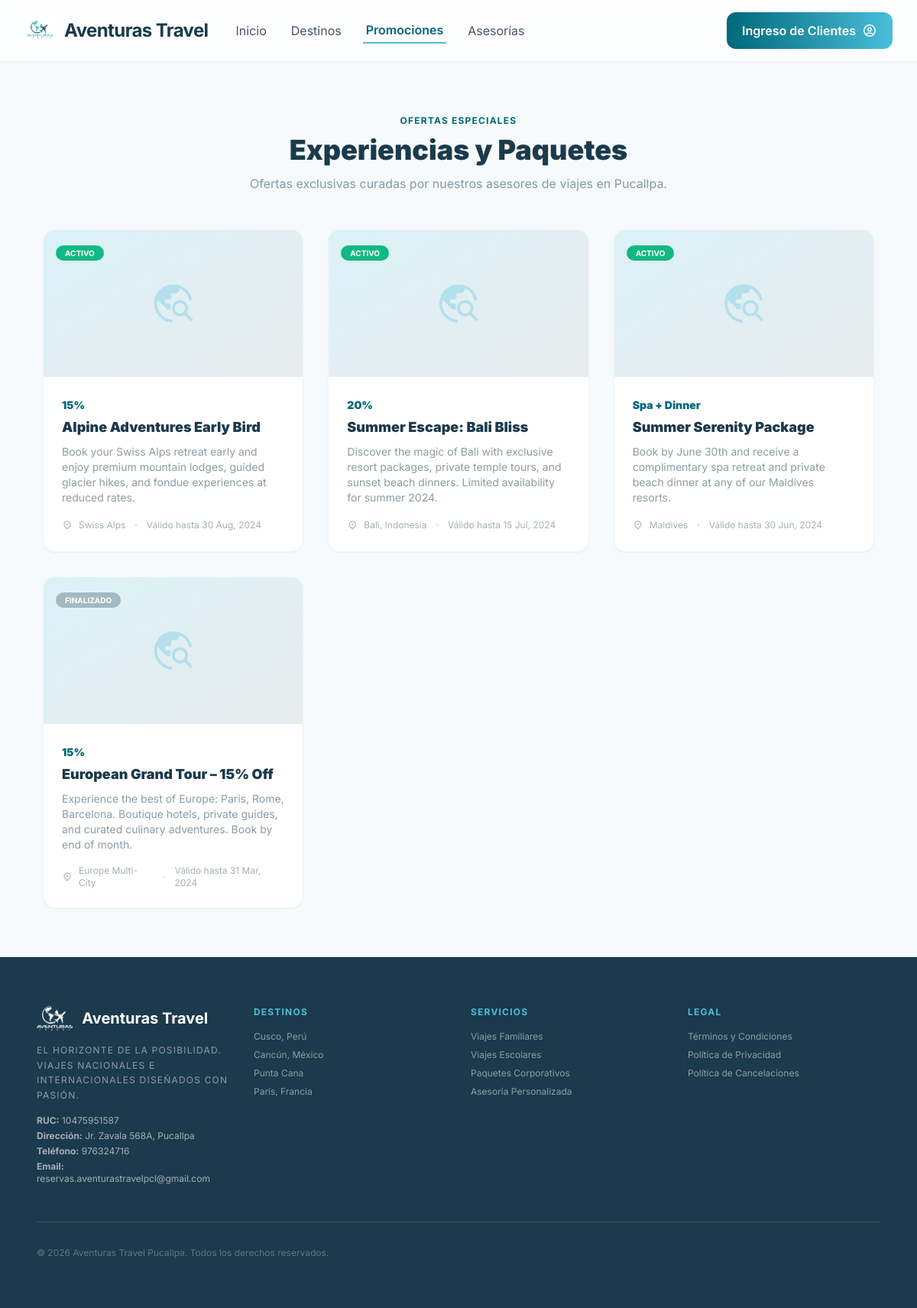
Page /promotions on the committed database.
### tables this page shows
CREATE TABLE `promociones` (
    `id` INT UNSIGNED AUTO_INCREMENT PRIMARY KEY,
    `titulo` VARCHAR(200) NOT NULL,
    `descripcion` TEXT NOT NULL,
    `imagen` VARCHAR(255) DEFAULT NULL,
    `destino` VARCHAR(200) DEFAULT NULL,
    `descuento` VARCHAR(50) DEFAULT NULL,
    `fecha_inicio` DATE NOT NULL,
    `fecha_fin` DATE NOT NULL,
    `activa` TINYINT(1) NOT NULL DEFAULT 1,
    `created_at` TIMESTAMP DEFAULT CURRENT_TIMESTAMP,
    `updated_at` TIMESTAMP DEFAULT CURRENT_TIMESTAMP ON UPDATE CURRENT_TIMESTAMP,
    INDEX `idx_activa` (`activa`),
    INDEX `idx_fechas` (`fecha_inicio`, `fecha_fin`)
);

### app/controllers/HomeController.php (called while the page is built, shortened)
<?php
class HomeController extends Controller {
    public function promotions(): void {
        $promocionModel = new Promocion();
        $promociones = $promocionModel->all('fecha_fin DESC');
        $data = [
            'title'       => 'Promociones - Aventuras Travel',
            'promociones' => $promociones,
        ];
        $this->render('home/promotions', $data);
    }
}

### public/index.php (called while the page is built, shortened)
<?php
spl_autoload_register(function ($class) {
    $paths = [
        BASE_PATH . '/core/',
        BASE_PATH . '/app/controllers/',
        BASE_PATH . '/app/controllers/api/',
        BASE_PATH . '/app/models/',
        BASE_PATH . '/app/middlewares/',
        BASE_PATH . '/app/services/',
    ];
    foreach ($paths as $path) {
        $file = $path . $class . '.php';
        if (file_exists($file)) {
            return;
        }
    }
});
Router::dispatch();

### core/Database.php (called while the page is built, shortened)
<?php
class Database {
    private static $instance = null;
    private $pdo;
    private function __construct() {
        $host = 'localhost';
        $dbname = 'aventuras';
        $username = 'root';
        $password = '';
        $charset = 'utf8mb4';
        $dsn = "mysql:host={$host};dbname={$dbname};charset={$charset}";
        $options = [
            PDO::ATTR_ERRMODE            => PDO::ERRMODE_EXCEPTION,
            PDO::ATTR_DEFAULT_FETCH_MODE => PDO::FETCH_ASSOC,
            PDO::ATTR_EMULATE_PREPARES   => false,
        ];
        try {
            $this->pdo = new PDO($dsn, $username, $password, $options);
            $this->pdo->exec("SET NAMES utf8mb4");
        } catch (PDOException $e) {
            throw new RuntimeException("Error de conexión a la base de datos: " . $e->getMessage());
        }
    }
    public static function getInstance(): self {
        if (self::$instance === null) {
            self::$instance = new self();
        }
        return self::$instance;
    }
    public function query(string $sql, array $params = []): PDOStatement {
        try {
            $stmt = $this->pdo->prepare($sql);
            $stmt->execute($params);
            return $stmt;
        } catch (Exception $e) {
            $msg = "[Database::query] SQL Error: " . $e->getMessage() . "\nSQL: " . $sql . "\nParams: " . json_encode($params);
            error_log($msg);
            if (php_sapi_name() === 'cli') {
                echo $msg . "\n";
            }
            throw $e;
        }
    }
    public function fetchAll(string $sql, array $params = []): array {
        $stmt = $this->query($sql, $params);
        return $stmt->fetchAll();
    }
}

### core/Model.php (called while the page is built, shortened)
<?php
class Model {
    protected $db;
    protected $table;
    public function __construct() {
        $this->db = Database::getInstance();
    }
    public function all(string $orderBy = 'id DESC', int $limit = 100): array {
        return $this->db->fetchAll(
            "SELECT * FROM {$this->table} ORDER BY {$orderBy} LIMIT ?",
            [$limit]
        );
    }
}

### app/views/home/promotions.php (the view, shortened to what this page needs)
<?php $promociones = $promociones ?? []; ?>
<section class="px-8 py-16 max-w-6xl mx-auto">
    <div class="text-center mb-12">
        <span class="text-xs font-bold uppercase tracking-widest text-turquesa-dark">Ofertas Especiales</span>
        <h1 class="text-4xl font-black text-petroleo mt-2 mb-3">Experiencias y Paquetes</h1>
        <p class="text-petroleo/50 max-w-xl mx-auto">Ofertas exclusivas curadas por nuestros asesores de viajes en Pucallpa.</p>
    </div>
    <?php if (!empty($promociones)): ?>
    <div class="grid grid-cols-1 md:grid-cols-2 lg:grid-cols-3 gap-8">
        <?php foreach ($promociones as $p): ?>
        <div class="bg-white rounded-2xl overflow-hidden border border-petroleo/5 shadow-sm hover:shadow-xl transition-all group">
            <div class="h-48 bg-gradient-to-br from-turquesa/20 to-petroleo/10 relative overflow-hidden">
                <div class="absolute inset-0 flex items-center justify-center">
                    <span class="material-symbols-outlined text-6xl text-turquesa/30 group-hover:scale-110 transition-transform">travel_explore</span>
                </div>
                <div class="absolute top-4 left-4">
                    <span class="<?= ($p['activa'] ?? false) ? 'bg-emerald-500' : 'bg-petroleo/30' ?> text-white px-3 py-1 rounded-full text-[10px] font-bold uppercase">
                        <?= ($p['activa'] ?? false) ? 'ACTIVO' : 'FINALIZADO' ?>
                    </span>
                </div>
            </div>
            <div class="p-6">
                <?php if (!empty($p['descuento'])): ?>
                    <span class="text-turquesa-dark font-black text-sm"><?= htmlspecialchars($p['descuento']) ?></span>
                <?php endif; ?>
                <h3 class="text-lg font-black text-petroleo mt-1 mb-2"><?= htmlspecialchars($p['titulo'] ?? '') ?></h3>
                <p class="text-sm text-petroleo/50 mb-4"><?= htmlspecialchars($p['descripcion'] ?? '') ?></p>
                <div class="flex items-center gap-2 text-xs text-petroleo/40">
                    <span class="material-symbols-outlined text-sm">location_on</span>
                    <?= htmlspecialchars($p['destino'] ?? 'Varios destinos') ?>
                    <span class="mx-1">·</span>
                    Válido hasta <?= date('d M, Y', strtotime($p['fecha_fin'] ?? 'now')) ?>
                </div>
            </div>
        </div>
        <?php endforeach; ?>
    </div>
    <?php endif; ?>
</section>

### core/Router.php (shortened to what this page needs)
<?php
class Router {
    private static $routes = [];
    private static function addRoute(string $method, string $path, $handler, array $middleware): void {
        self::$routes[] = [
            'method'     => $method,
            'path'       => $path,
            'handler'    => $handler,
            'middleware'  => $middleware,
        ];
    }
    public static function dispatch(): void {
        $requestMethod = $_SERVER['REQUEST_METHOD'];
        $requestUri = self::getRequestUri();
        foreach (self::$routes as $route) {
            $pattern = self::convertToRegex($route['path']);
            if ($route['method'] === $requestMethod && preg_match($pattern, $requestUri, $matches)) {
                $params = array_filter($matches, 'is_string', ARRAY_FILTER_USE_KEY);
                $orderedParams = [];
                if (empty($orderedParams)) {
                    $orderedParams = array_values($params);
                }
                if (is_array($route['handler'])) {
                    [$controllerClass, $method] = $route['handler'];
                    $controller = new $controllerClass();
                    call_user_func_array([$controller, $method], $orderedParams);
                } elseif (is_callable($route['handler'])) {
                    call_user_func_array($route['handler'], $orderedParams);
                }
                return;
            }
        }
    }
    private static function getRequestUri(): string {
        $uri = parse_url($_SERVER['REQUEST_URI'], PHP_URL_PATH);
        $basePaths = ['/aventuras/public', '/aventuras'];
        foreach ($basePaths as $basePath) {
            if (strpos($uri, $basePath) === 0) {
                $uri = substr($uri, strlen($basePath));
                break;
            }
        }
        $uri = '/' . trim($uri, '/');
        return $uri === '' ? '/' : $uri;
    }
    private static function convertToRegex(string $path): string {
        $pattern = preg_replace('/\{(\w+)\}/', '(?P<$1>[^/]+)', $path);
        return '#^' . $pattern . '$#';
    }
    public static function url(string $path = ''): string {
        return '/aventuras' . $path;
    }
}

### core/Controller.php (shortened to what this page needs)
<?php
class Controller {
    protected function render(string $view, array $data = [], string $layout = 'main'): void {
        extract($data);
        $content = BASE_PATH . '/app/views/' . $view . '.php';
        include $content;
        $viewContent = ob_get_clean();
        $layoutFile = BASE_PATH . '/app/views/layouts/' . $layout . '.php';
        if (file_exists($layoutFile)) {
            include $layoutFile;
        } else {
            echo $viewContent;
        }
    }
}

### app/views/layouts/main.php (shortened to what this page needs)
<!DOCTYPE html>
<html lang="es">
<head>
    <script src="https://cdn.tailwindcss.com?plugins=forms,container-queries"></script>
    <link rel="stylesheet" href="<?= Router::url('/assets/css/styles.css') ?>">
</head>
<body class="bg-humo text-petroleo font-sans selection:bg-turquesa/30">
<?php
$currentUri = parse_url($_SERVER['REQUEST_URI'], PHP_URL_PATH);
$isHome = ($currentUri === '/aventuras/' || $currentUri === '/aventuras' || $currentUri === '/aventuras/public/' || $currentUri === '/aventuras/public');
$isDestinos = (strpos($currentUri, '/search') !== false);
$isPromociones = (strpos($currentUri, '/promotions') !== false);
$isAsesoria = (strpos($currentUri, '/asesoria') !== false);
$activeClass = 'text-turquesa-dark font-semibold border-b-2 border-turquesa px-1 py-1 transition-all';
$inactiveClass = 'text-slate-600 hover:text-turquesa-dark transition-all px-1 py-1';
?>
<header class="fixed top-0 w-full z-50 bg-white/80 backdrop-blur-md shadow-sm h-20 flex justify-between items-center px-8">
    <div class="flex items-center gap-8">
        <a href="<?= Router::url('/') ?>" class="flex items-center gap-3">
            <img src="/aventuras/img/a_color.png" alt="Logo" class="h-10">
            <span class="text-2xl font-bold text-petroleo tracking-tight">Aventuras Travel</span>
        </a>
        <nav class="hidden md:flex gap-6 items-center">
            <a href="<?= Router::url('/') ?>" class="<?= $isHome ? $activeClass : $inactiveClass ?>">Inicio</a>
            <a href="<?= Router::url('/search') ?>" class="<?= $isDestinos ? $activeClass : $inactiveClass ?>">Destinos</a>
            <a href="<?= Router::url('/promotions') ?>" class="<?= $isPromociones ? $activeClass : $inactiveClass ?>">Promociones</a>
            <a href="<?= Router::url('/asesoria') ?>" class="<?= $isAsesoria ? $activeClass : $inactiveClass ?>">Asesorías</a>
        </nav>
    </div>
    <div class="flex items-center gap-4">
        <a href="<?= Router::url('/login') ?>" class="flex items-center gap-2 bg-gradient-to-r from-turquesa-dark to-turquesa text-white font-semibold px-5 py-2.5 rounded-xl hover:shadow-lg transition-all active:scale-95">
            <span>Ingreso de Clientes</span>
            <span class="material-symbols-outlined text-xl">account_circle</span>
        </a>
    </div>
</header>
<main class="pt-20">
    <?= $viewContent ?>
</main>
<footer class="w-full bg-petroleo text-white mt-auto py-16 px-12">
    <div class="max-w-7xl mx-auto grid grid-cols-1 md:grid-cols-4 gap-8">
        <div>
            <div class="flex items-center gap-3 mb-4">
                <img src="/aventuras/img/sin_fondo.png" alt="Logo" class="h-8 brightness-0 invert">
                <h2 class="text-xl font-bold">Aventuras Travel</h2>
            </div>
            <p class="text-xs text-white/50 leading-relaxed uppercase tracking-widest">
                El horizonte de la posibilidad. Viajes nacionales e internacionales diseñados con pasión.
            </p>
            <div class="mt-4 text-xs text-white/60 space-y-1">
                <p><strong>RUC:</strong> 10475951587</p>
                <p><strong>Dirección:</strong> Jr. Zavala 568A, Pucallpa</p>
                <p><strong>Teléfono:</strong> 976324716</p>
                <p><strong>Email:</strong> reservas.aventurastravelpcl@gmail.com</p>
            </div>
        </div>
        <div>
            <h3 class="text-xs font-bold text-turquesa uppercase tracking-widest mb-4">Destinos</h3>
            <ul class="space-y-2 text-xs text-white/50">
                <li>Cusco, Perú</li>
                <li>Cancún, México</li>
                <li>Punta Cana</li>
                <li>París, Francia</li>
            </ul>
        </div>
        <div>
            <h3 class="text-xs font-bold text-turquesa uppercase tracking-widest mb-4">Servicios</h3>
            <ul class="space-y-2 text-xs text-white/50">
                <li>Viajes Familiares</li>
                <li>Viajes Escolares</li>
                <li>Paquetes Corporativos</li>
                <li>Asesoría Personalizada</li>
            </ul>
        </div>
        <div>
            <h3 class="text-xs font-bold text-turquesa uppercase tracking-widest mb-4">Legal</h3>
            <ul class="space-y-2 text-xs text-white/50">
                <li>Términos y Condiciones</li>
                <li>Política de Privacidad</li>
                <li>Política de Cancelaciones</li>
            </ul>
        </div>
    </div>
    <div class="max-w-7xl mx-auto mt-12 pt-8 border-t border-white/10 flex justify-between items-center">
        <p class="text-xs text-white/30">© 2026 Aventuras Travel Pucallpa. Todos los derechos reservados.</p>
    </div>
</footer>
</body>
</html>

### public/assets/css/styles.css (style rules this page uses)
:root { --petroleo: #1B3A4B; --petroleo-light: #2D5468; --turquesa: #4ABED9; --turquesa-dark: #00687A; --humo: #F6FAFC; --surface: #EAF0F2; --success: #10B981; --warning: #F59E0B; --error: #EF4444; }

### rows in the picture
promociones: activa "ACTIVO", descuento "15%", titulo "Alpine Adventures Early Bird", descripcion "Book your Swiss Alps retreat early and enjoy premium mountain lodges, guided glacier hikes, and fondue experiences at reduced rates.", destino "Swiss Alps", fecha_fin "30 Aug, 2024"
promociones: activa "ACTIVO", descuento "20%", titulo "Summer Escape: Bali Bliss", descripcion "Discover the magic of Bali with exclusive resort packages, private temple tours, and sunset beach dinners. Limited availability for summer 2024.", destino "Bali, Indonesia", fecha_fin "15 Jul, 2024"
promociones: activa "ACTIVO", descuento "Spa + Dinner", titulo "Summer Serenity Package", descripcion "Book by June 30th and receive a complimentary spa retreat and private beach dinner at any of our Maldives resorts.", destino "Maldives", fecha_fin "30 Jun, 2024"
promociones: activa "FINALIZADO", descuento "15%", titulo "European Grand Tour – 15% Off", descripcion "Experience the best of Europe: Paris, Rome, Barcelona. Boutique hotels, private guides, and curated culinary adventures. Book by end of month.", destino "Europe Multi-City", fecha_fin "31 Mar, 2024"
